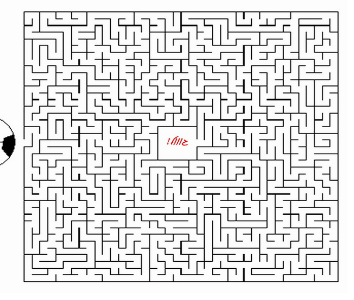
#> input picture maze2.png, 354 x 300 px
$ python dijkstra_algorithm.py
#> lines starting #> are read from the running program, lines starting #| are printed output that depends on the picture; after the words box and inside, x2 and y2 are one past the last pixel; in counts of white or black regions, pixels touching at a corner belong together
import heapq
import math
import cv2
import matplotlib.pyplot as plt

file = 'maze2.png'

# קריאת התמונה פעם אחת
img = cv2.imread(file)
#> img is the input picture: shape (300, 354, 3); mean B, G, R 223, 223, 223.1
cv2.circle(img, (22, 315), 3, (255, 0, 0), -1)  # הוספת עיגול בנקודת התחלה
cv2.circle(img, (330, 326), 3, (0, 0, 255), -1)  # הוספת עיגול בנקודת סיום
img_copy = img.copy()  # שמירה של עותק של התמונה המקורית

print(img.shape)
#| (300, 354, 3)

# הכנת התמונה למבנה גרפי
img = img[:, :, 0] // 200
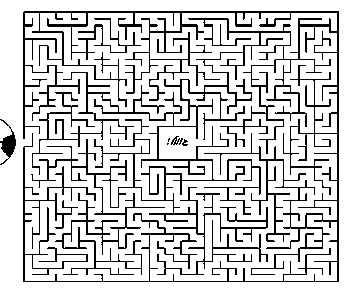
#> img: shape (300, 354); values 0 (black) and 1 (white), 82.2% white; black in thin lines or dots, all inside (x1, y1, x2, y2) = (0, 11, 339, 282)

# פונקציות עזר
def graph_to_list(image):
    graph = image.tolist()
    for i in range(0, image.shape[0]):
        for j in range(0, image.shape[1]):
            graph[i][j] = [graph[i][j], (i, j), float("inf"), None]
    return graph

def neighbors(vertex, image=img):
    neighbors = []
    for i in [-1, 0, 1]:
        for j in [-1, 0, 1]:
            x, y = vertex
            x += i
            y += j
            if 0 <= x < image.shape[0] and 0 <= y < image.shape[1] and (x, y) != vertex:
                neighbors.append((x, y))
    return neighbors

def init_dijkstra(heap, graph, source):
    x, y = source
    graph[x][y][2] = 0
    heapq.heappush(heap, [graph[x][y][2], graph[x][y]])
    return heap

def dijkstra(heap, graph, end):
    visited = set((float("inf"), None))
    while end not in visited:
        min = heapq.heappop(heap)
        visited.add(min[1][1])
        x_min, y_min = min[1][1]
        for neighbor in neighbors(min[1][1]):
            if neighbor in visited:
                continue
            else:
                x, y = neighbor
                if graph[x][y][0] == 0:
                    continue
                if graph[x][y][0] == 1:
                    if x == x_min or y == y_min:
                        if graph[x][y][2] > min[1][2] + 1:
                            graph[x][y][2] = min[1][2] + 1
                            graph[x][y][3] = min[1][1]
                            heapq.heappush(heap, (graph[x][y][2], graph[x][y]))
                    else:
                        if graph[x][y][2] > min[1][2] + math.sqrt(2):
                            graph[x][y][2] = min[1][2] + math.sqrt(2)
                            graph[x][y][3] = min[1][1]
                            heapq.heappush(heap, (graph[x][y][2], graph[x][y]))
    return graph

def get_path(graph, source, end):
    path = []
    current = end
    while current != source:
        path.append(current)
        current = graph[current[0]][current[1]][3]
    return path

def draw_path(img, path, thickness=1):
    x0, y0 = path[0]
    for vertex in path[1:]:
        x1, y1 = vertex
        cv2.line(img, (y0, x0), (y1, x1), (255, 0, 0), thickness)
        x0, y0 = vertex

# הרצת הקוד
empty_heap = []
graph = graph_to_list(img)
#> in graph_to_list, `graph = image.tolist()`: graph = 300 items
#> graph = 300 items
source = (155, 18)
heap = init_dijkstra(empty_heap, graph, source)
#> heap = 1 item
end = (146, 190)
graph_1 = dijkstra(heap, graph, end)
#> the loop in dijkstra, `while end not in visited:` made 74389 passes
#> (min, x_min, y_min) on passes 2 to 4: ((1, [1, (154, 18), 1, (155, 18)]), 154, 18), ((1, [1, (155, 17), 1, (155, 18)]), 155, 17), ((1, [1, (155, 19), 1, (155, 18)]), 155, 19)
#> after the loop in dijkstra, `while end not in visited:`: graph = 300 items; visited = 73426 items
#> graph_1 = 300 items
path = get_path(graph_1, source, end)
#> the loop in get_path, `while current != source:` made 980 passes
#> current on passes 1 to 3: (145, 191), (144, 192), (143, 193)
#> after the loop in get_path, `while current != source:`: path = 980 pairs, first value 125 to 275, second value 18 to 268
draw_path(img_copy, path)
#> in draw_path, `x0, y0 = path[0]`: x0 = 146; y0 = 190
#> the loop in draw_path, `for vertex in path[1:]:` made 979 passes
#> (x1, y1, x0, y0) on passes 1 to 3: (145, 191, 145, 191), (144, 192, 144, 192), (143, 193, 143, 193)
plt.figure(figsize=(7, 7))
plt.imshow(img_copy)  # הצגת התמונה עם המסלול על המסך
plt.show()
